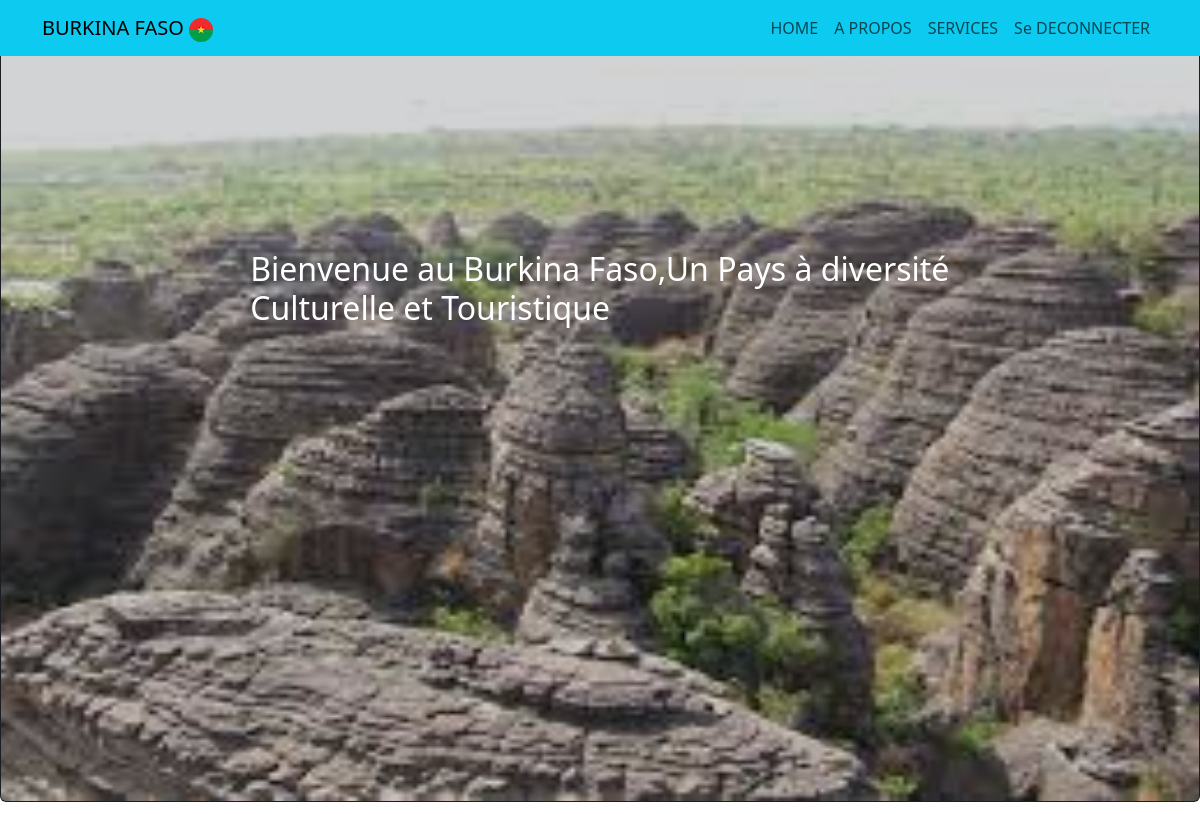
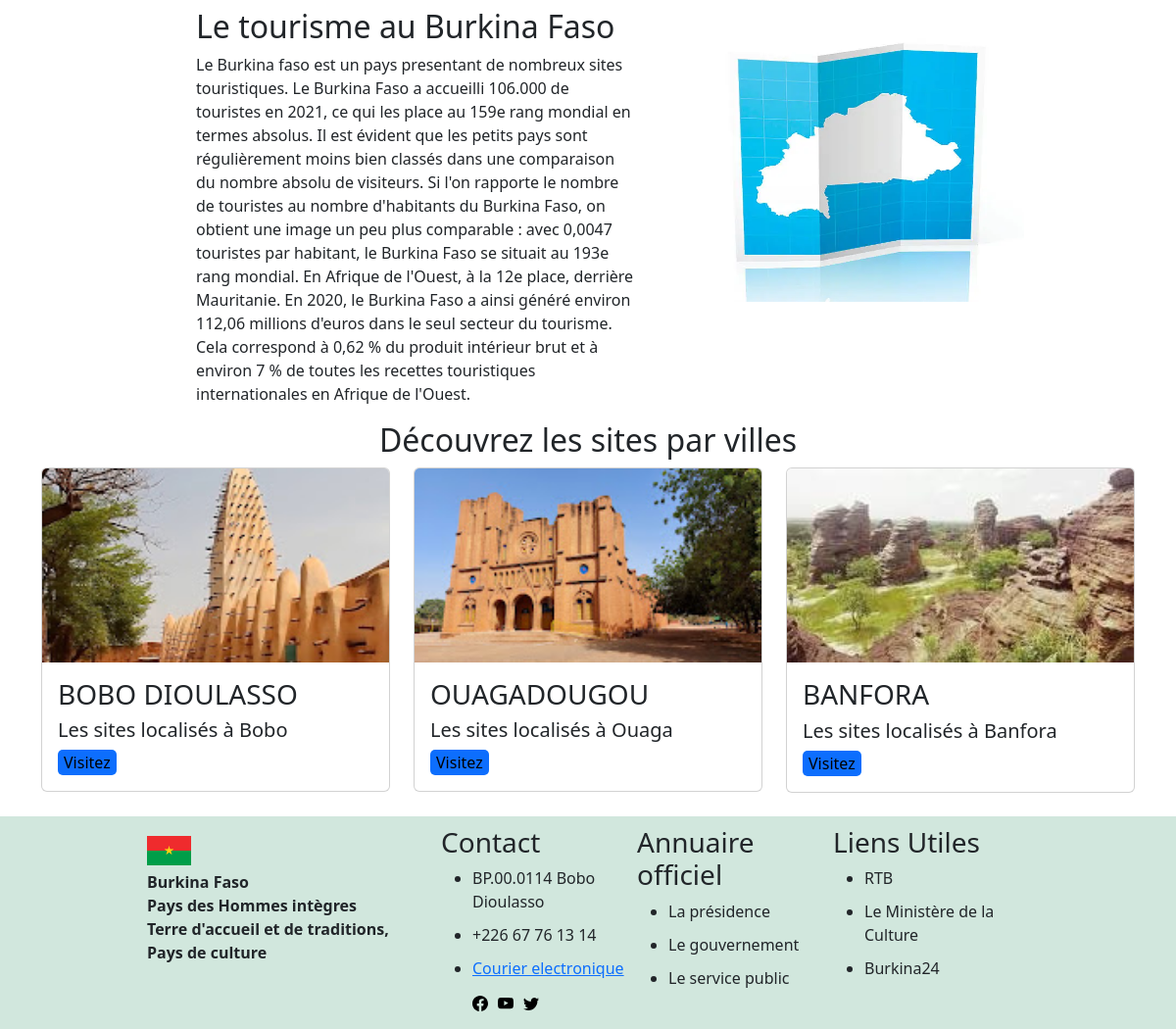
The app's page /home.php with its own data (2 pictures, top to bottom).
### tables this page shows
CREATE TABLE `home_page` (
  `id` int(11) NOT NULL,
  `titre` varchar(255) NOT NULL,
  `texte` text NOT NULL,
  `image` text NOT NULL
);

CREATE TABLE `ville` (
  `id` int(11) NOT NULL,
  `titre` varchar(255) NOT NULL,
  `titre1` varchar(255) NOT NULL,
  `titre2` varchar(255) NOT NULL,
  `titre3` varchar(255) NOT NULL,
  `p1` text NOT NULL,
  `p2` text NOT NULL,
  `p3` text NOT NULL,
  `img1` text NOT NULL,
  `img2` text NOT NULL,
  `img3` text NOT NULL
);

### home.php (the view, shortened to what this page needs)
<?php
try {
    $bdd = new PDO("mysql:host=localhost;dbname=site_touristique","root","",array(PDO::ATTR_ERRMODE => PDO::ERRMODE_EXCEPTION));
}
catch(Exception $e){
    die("erreur:" . $e->getMessage());
};
?>
<!DOCTYPE html>
<html lang="en">
<head>
    <link rel="stylesheet" href="bootstrap.min.css">
    <link rel="stylesheet" href="home.css">
</head>
<body>
<?php include("header.php");?>
<div class="card bg-dark text-white">
  <img src="images.jpeg" class="card-img im" alt="...">
  <div class="card-img-overlay">
    <h2 class="img-text">Bienvenue au Burkina Faso,Un Pays à diversité Culturelle et Touristique</h2>
  </div>
</div>
<div class="burkina">
<?php
            $home = $bdd->query("SELECT * FROM home_page");
            while($donnees = $home->fetch()){
             ?>
    <div class="burkina1">
      <h2 class="bur"> <?php echo $donnees["titre"]?> </h2>
          <p> <?php echo $donnees["texte"]?> </p>
    </div>
    <div class="burkina2">
        <img class="burkina2img" src="faso.webp" alt="">
    </div>
</div>
         <?php } ?>
<?php
            $ville = $bdd->query("SELECT * FROM ville");
            while($donnees = $ville->fetch()){
             ?>
<h2 class="text-center"><?php echo $donnees["titre"] ?></h2>
<section class="container">
        <div class="row">
          <div class="col-lg-4 col-sm-10 mx-auto mb-4">
            <div class="card">
              <img src="<?php echo $donnees["img1"] ?>" class="card-img-top" alt="1">
              <div class="card-body">
                <h3 class="card-title"><?php echo $donnees["titre1"]?> </h3>
                <h5><?php echo $donnees["p1"]?> </h5>
                <button id="bobo" href="bobo.php" class="visite">Visitez</button>
              </div>
            </div>
          </div>
          <div class="col-lg-4 col-sm-10 mx-auto mb-4">
            <div class="card">
              <img src="<?php echo $donnees["img2"]?> " class="card-img-top" alt="2">
              <div class="card-body">
                <h3 class="card-title"><?php echo $donnees["titre2"]?> </h3>
                <h5><?php echo $donnees["p2"]?> </h5>
                <button id="ouaga" href="ouaga.php" class="visite">Visitez</button>
              </div>
            </div>
          </div>
          <div class="col-lg-4 col-sm-10 mx-auto mb-4">
            <div class="card">
              <img src="<?php echo $donnees["img3"]?> " class="card-img-top" alt="3">
              <div class="card-body">
                <h3 class="card-title"><?php echo $donnees["titre3"]?> </h3>
                <h5><?php echo $donnees["p3"]?> </h5>
                <button id="banfora" href="banfora.php" class="visite">Visitez</button>
            </div>
              </div>
            </div>
            </div>
            </section>
            <?php } ?>
<?php include("footer.php");?>
</body>
</html>

### header.php (shortened to what this page needs)
<!DOCTYPE html>
<html lang="en">
<head>
    <link rel="stylesheet" href="bootstrap.min.css">
</head>
<body>
<nav class="navbar navbar-expand-lg bg-info fixed-top">
 <div class="container">
<a class="navbar-brand" href="#">BURKINA FASO <img src="img.webp" alt=""></a>
<div class="collapse navbar-collapse" id="navbarSupportedContent">
<ul class="navbar-nav ms-auto mb-2 mb-lg-0">
  <li class="nav-item">
    <a class="nav-link" href="home.php">HOME</a>
  </li>
  <li class="nav-item">
    <a class="nav-link" href="propos.php">A PROPOS</a>
  </li>
  <li class="nav-item">
  <a class="nav-link" href="services.php">SERVICES</a>
  </li>
  <a class="nav-link" href="connecter.php">Se DECONNECTER</a>
</ul>
</div>
</div>
</nav>
</body>
</html>

### footer.php (shortened to what this page needs)
<!DOCTYPE html>
<html lang="en">
<head>
    <link rel="stylesheet" href="footer.css">
</head>
<body>
    <div class="footer">
    <div class="foot">
        <div class="foot1">
            <div class="img"><img src="bfa.svg" alt=""></div>
           <div class="foot11"><strong>Burkina Faso </strong><br>
            <strong>Pays des Hommes intègres </strong><br>
            <strong>Terre d'accueil et de traditions,</strong><br>
            <strong> Pays de culture</strong>
            </div>
        </div>
        <div class="foot2">
            <div class="foot21">
            <h3>Contact</h3>
              <ul class="foot-link">
                    <li>BP.00.0114 Bobo Dioulasso</li>
                    <li>+226 67 76 13 14</li>
                    <li><a href="mailto:karagabenidriss21@gamil.com">Courier electronique</a></li>
                    <li class="img-foot">
                        <div class="img-f"><img src="facebook.svg" alt=""></div>
                        <div class="img-f"><img src="youtube.svg" alt=""></div>
                        <div class="img-f"><img src="twitter.svg" alt=""></div>
                    </li>
              </ul>
            </div>
            </div>
            <div class="foot3">
            <div class="foot21">
            <h3>Annuaire officiel</h3>
              <ul class="foot-link">
                    <li> La présidence</li>
                    <li> Le gouvernement</li>
                    <li> Le service public</li>
              </ul>
            </div>
        </div>
        <div class="foot4">
        <div class="foot21">
            <h3>Liens Utiles</h3>
              <ul class="foot-link">
                    <li>RTB</li>
                    <li> Le Ministère de la Culture</li>
                    <li> Burkina24</li>
              </ul>
            </div>
        </div>
     </div>
    </div>
</body>
</html>

### home.css (style rules this page uses)
.im { height:100vh; opacity: 0.8; }
.burkina { display: grid; grid-template-columns: 1fr 1fr; margin-left: 200px; margin-right: 100px; margin-top: 20px; }
.img-text { padding: 20%; }
.burkina1 { justify-content: center; }
.burkina2 { text-align: center; }
.visite { border: 0px solid; border-radius: 5px; background-color:#0d6efd; }
.burkina2img { height: 300px; width: 340px; }

### footer.css (style rules this page uses)
.footer { background-color: #d1e7dd; }
.foot { display: grid; grid-template-columns: 1.5fr 1fr 1fr 1fr; margin-right: 150px; margin-left: 150px; }
.foot1 { margin-top: 20px; display: flex; flex-direction: column; row-gap: 5px; }
.foot2 { margin-top: 10px; }
.foot-link { display: grid; grid-template-columns: 1fr; row-gap: 10px; }
.img img { width: 15%; }
.img-foot { width: 10%; list-style: none; display: flex; flex-direction: row; column-gap: 10px; }
.foot3 { margin-top: 10px; }
.foot4 { margin-top: 10px; }

### records on screen
home_page: titre "Le tourisme au Burkina Faso", texte "Le Burkina faso est un pays presentant de nombreux sites touristiques. Le Burkina Faso a accueilli 106.000 de touristes en 2021, ce qui les place au 159e rang mondial en termes absolus. Il est évident que les petits pays sont régulièrement moins bien classés dans une comparaison du nombre absolu de visiteurs. Si l'on rapporte le nombre de touristes au nombre d'habitants du Burkina Faso, on obtient une image un peu plus comparable : avec 0,0047 touristes par habitant, le Burkina Faso se situait au 193e rang mondial. En Afrique de l'Ouest, à la 12e place, derrière Mauritanie. En 2020, le Burkina Faso a ainsi généré environ 112,06 millions d'euros dans le seul secteur du tourisme. Cela…"
ville: titre "Découvrez les sites par villes", img1 (picture), titre1 "BOBO DIOULASSO", p1 "Les sites localisés à Bobo", img2 (picture), titre2 "OUAGADOUGOU", p2 "Les sites localisés à Ouaga", img3 (picture), titre3 "BANFORA", p3 "Les sites localisés à Banfora"
